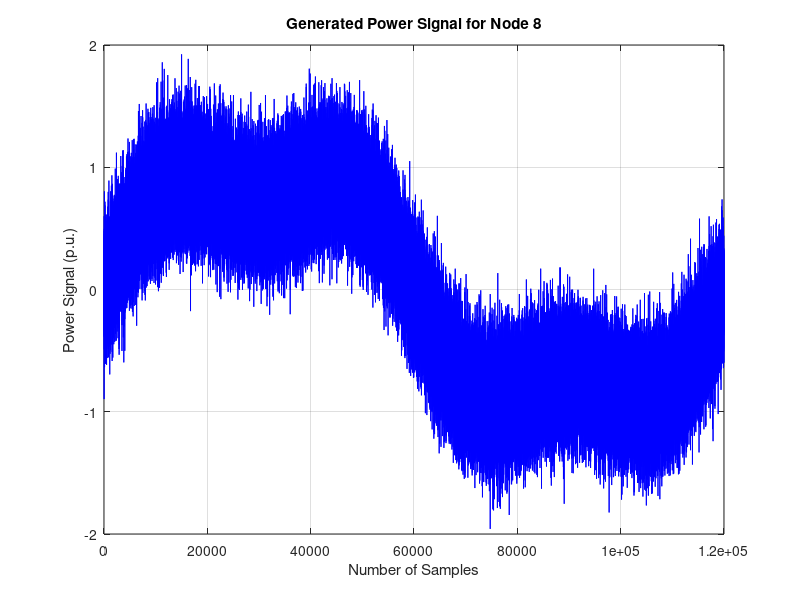

MATLAB code to generate this figure: (Note: this script raises an error after producing the figure.)
%NODE 8
clc; clear; close all;

%% ========== 1. Generate Power Time-Series Data for Node 8 ==========
num_samples = 120000; % More than 100,000 samples
sample_index = 1:num_samples; % Number of samples
t = linspace(0, 365, num_samples); % Time vector for 12 months
power_signal = sin(2 * pi * t / 365) + 0.3 * sin(6 * pi * t / 365) + 0.25 * randn(size(t));

% Figure 1: Original Power Signal
figure;
plot(sample_index, power_signal, 'b');
xlabel('Number of Samples');
ylabel('Power Signal (p.u.)');
title('Generated Power Signal for Node 8');
grid on;
pause(0.1);

%% ========== 2. Perform Empirical Mode Decomposition (EMD) ==========
num_imfs = 10;
[imf_matrix, residual] = emd(power_signal, 'MaxNumIMF', num_imfs);

% Figure 2: IMF Decomposition (IMF 1-10 + Residual)
figure;
for j = 1:num_imfs
    subplot(11, 1, j);
    plot(sample_index, imf_matrix(:, j), 'k');
    title(['IMF ' num2str(j)]);
    grid on;
end
sgtitle('IMF Decomposition (IMF 1-10) for Node 8');

subplot(11, 1, 11);
plot(sample_index, residual, 'r');
xlabel('Number of Samples');
ylabel('Residual');
title('Residual Component');
grid on;
pause(0.1);

%% ========== 3. Compute Correlation Coefficients ==========
correlation_matrix = corrcoef(imf_matrix);

% Figure 3: Heatmap of IMF Correlation Coefficients
figure;
imagesc(correlation_matrix);
colorbar;
title('Correlation Coefficients of EMD Components for Node 8');
xlabel('IMF Component');
ylabel('IMF Component');
axis square;
pause(0.1);

% Extract the first four components with the highest correlation coefficients
[~, sorted_indices] = sort(diag(correlation_matrix), 'descend');
selected_imfs = sorted_indices(1:4);

%% ========== 4. Reconstruct Signal Using Top 4 IMFs ==========
reconstructed_signal = sum(imf_matrix(:, selected_imfs), 2);

% Figure 4: Original vs Reconstructed Signal (Top 4 IMFs)
figure;
plot(sample_index, power_signal, 'b', 'DisplayName', 'Original Signal');
hold on;
plot(sample_index, reconstructed_signal, 'r--', 'DisplayName', 'Reconstructed Signal');
xlabel('Number of Samples');
ylabel('Signal Amplitude');
title('Original vs Reconstructed Signal for Node 8');
legend;
grid on;
pause(0.1);

%% ========== 5. Display All Required Outputs Before Saving ==========
disp('Displaying IMF Decomposition (IMF 1-10 + Residual)...');
figure(2);

disp('Displaying Heatmap of Correlation Coefficients...');
figure(3);

%% ========== 6. Save Outputs ==========
save('simulation_results_node8.mat', 'imf_matrix', 'correlation_matrix', 'reconstructed_signal', 'sample_index', 'power_signal');

disp('Simulation completed successfully. Results saved in "simulation_results_node8.mat".');
